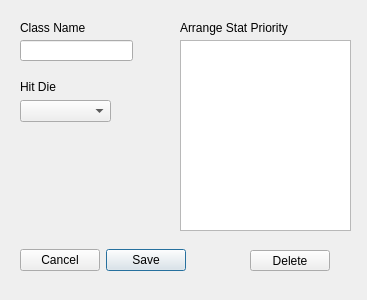
<?xml version="1.0" encoding="UTF-8"?>
<ui version="4.0">
 <class>NewClass</class>
 <widget class="QDialog" name="NewClass">
  <property name="geometry">
   <rect>
    <x>0</x>
    <y>0</y>
    <width>367</width>
    <height>300</height>
   </rect>
  </property>
  <property name="windowTitle">
   <string>New Class</string>
  </property>
  <widget class="QDialogButtonBox" name="buttonBox">
   <property name="geometry">
    <rect>
     <x>20</x>
     <y>240</y>
     <width>341</width>
     <height>41</height>
    </rect>
   </property>
   <property name="layoutDirection">
    <enum>Qt::RightToLeft</enum>
   </property>
   <property name="orientation">
    <enum>Qt::Horizontal</enum>
   </property>
   <property name="standardButtons">
    <set>QDialogButtonBox::Cancel|QDialogButtonBox::Save</set>
   </property>
  </widget>
  <widget class="QLabel" name="label">
   <property name="geometry">
    <rect>
     <x>20</x>
     <y>20</y>
     <width>111</width>
     <height>16</height>
    </rect>
   </property>
   <property name="text">
    <string>Class Name</string>
   </property>
  </widget>
  <widget class="QLineEdit" name="Name">
   <property name="geometry">
    <rect>
     <x>20</x>
     <y>40</y>
     <width>113</width>
     <height>21</height>
    </rect>
   </property>
  </widget>
  <widget class="QLabel" name="label_2">
   <property name="geometry">
    <rect>
     <x>20</x>
     <y>80</y>
     <width>47</width>
     <height>13</height>
    </rect>
   </property>
   <property name="text">
    <string>Hit Die</string>
   </property>
  </widget>
  <widget class="QComboBox" name="HitDie">
   <property name="geometry">
    <rect>
     <x>20</x>
     <y>100</y>
     <width>91</width>
     <height>22</height>
    </rect>
   </property>
  </widget>
  <widget class="QLabel" name="label_3">
   <property name="geometry">
    <rect>
     <x>180</x>
     <y>20</y>
     <width>111</width>
     <height>16</height>
    </rect>
   </property>
   <property name="text">
    <string>Arrange Stat Priority</string>
   </property>
  </widget>
  <widget class="QListWidget" name="StatList">
   <property name="geometry">
    <rect>
     <x>180</x>
     <y>40</y>
     <width>171</width>
     <height>191</height>
    </rect>
   </property>
   <property name="dragDropMode">
    <enum>QAbstractItemView::DragDrop</enum>
   </property>
   <property name="defaultDropAction">
    <enum>Qt::MoveAction</enum>
   </property>
  </widget>
  <widget class="QPushButton" name="DeleteButton">
   <property name="geometry">
    <rect>
     <x>250</x>
     <y>250</y>
     <width>80</width>
     <height>21</height>
    </rect>
   </property>
   <property name="text">
    <string>Delete</string>
   </property>
  </widget>
 </widget>
 <resources/>
 <connections>
  <connection>
   <sender>buttonBox</sender>
   <signal>accepted()</signal>
   <receiver>NewClass</receiver>
   <slot>accept()</slot>
   <hints>
    <hint type="sourcelabel">
     <x>248</x>
     <y>254</y>
    </hint>
    <hint type="destinationlabel">
     <x>157</x>
     <y>274</y>
    </hint>
   </hints>
  </connection>
  <connection>
   <sender>buttonBox</sender>
   <signal>rejected()</signal>
   <receiver>NewClass</receiver>
   <slot>reject()</slot>
   <hints>
    <hint type="sourcelabel">
     <x>316</x>
     <y>260</y>
    </hint>
    <hint type="destinationlabel">
     <x>286</x>
     <y>274</y>
    </hint>
   </hints>
  </connection>
 </connections>
</ui>
